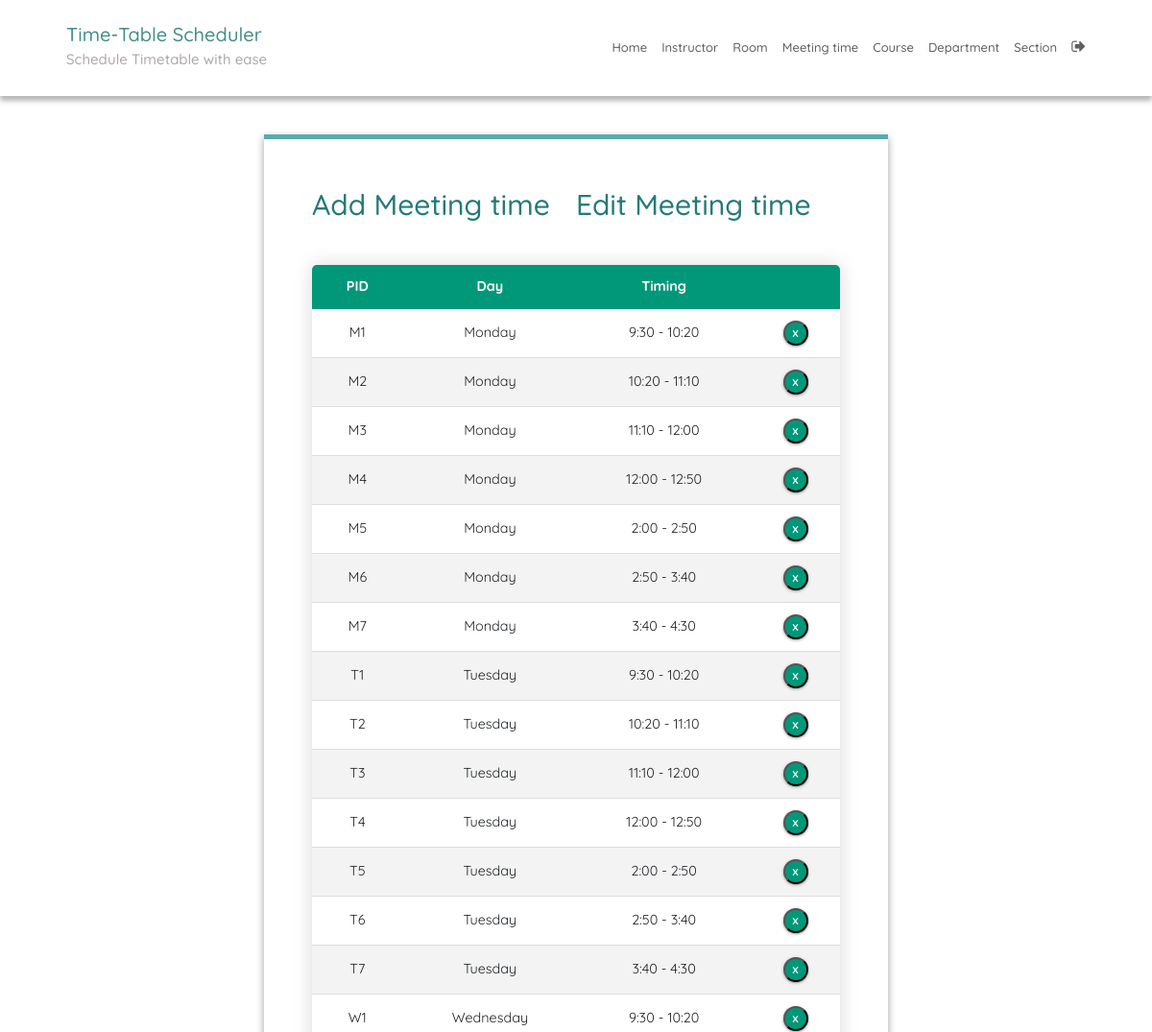
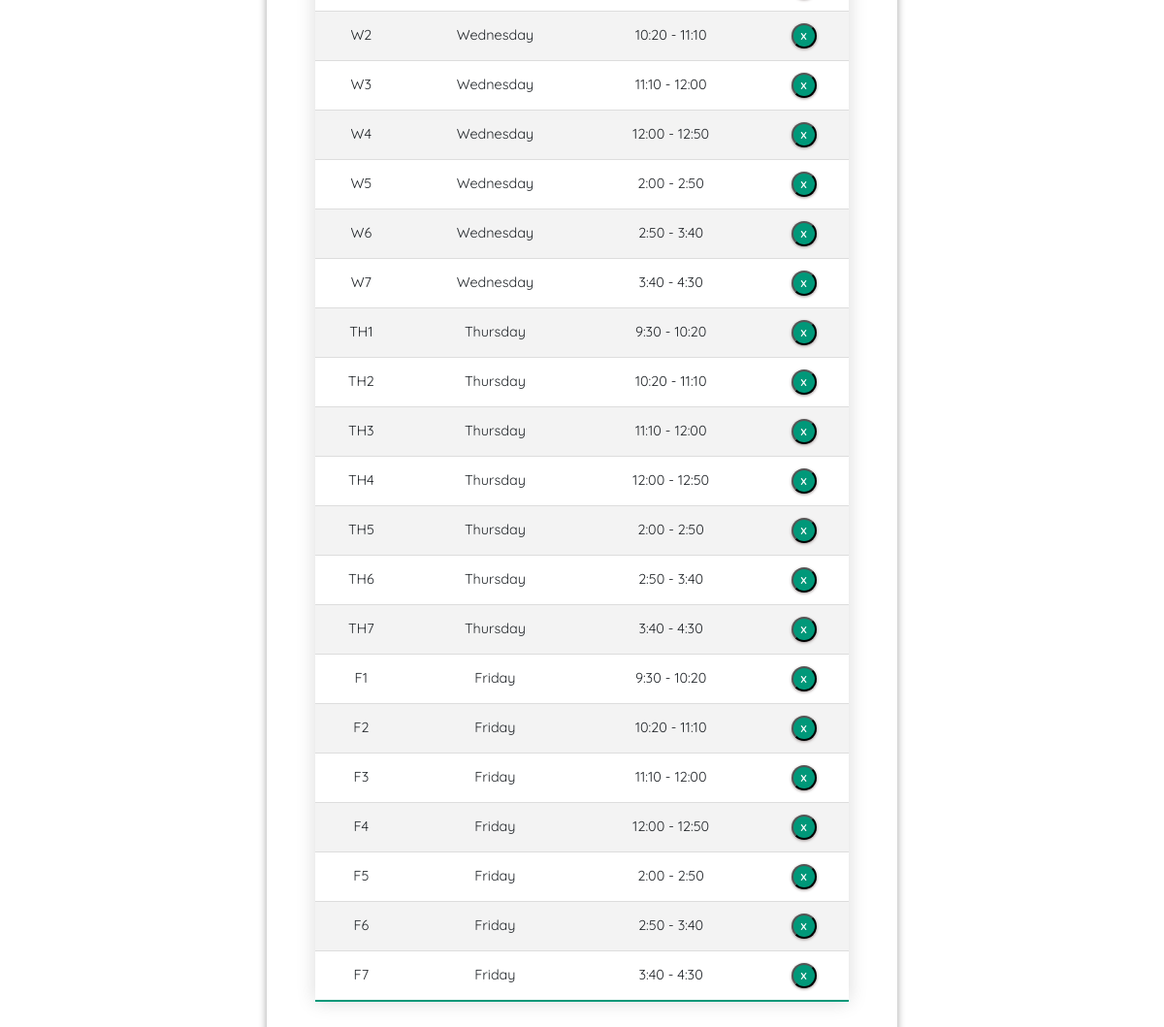
/meetingTimeEdit/ (signed in), run on the app's committed database (2 pictures, top to bottom).
### SchedulerApp/models.py (models this page shows, shortened)
class MeetingTime(models.Model):
    pid = models.CharField(max_length=4, primary_key=True)
    time = models.CharField(max_length=50,
                            choices=TIME_SLOTS,
                            default='11:30 - 12:30')
    day = models.CharField(max_length=15, choices=DAYS_OF_WEEK)

### SchedulerApp/views.py (the view)
# urls.py: path('meetingTimeEdit/', meetingTimeEdit, name='meetingTimeEdit'),
@login_required
def meetingTimeEdit(request):
    context = {'meeting_times': MeetingTime.objects.all()}
    return render(request, 'meetingTimeEdit.html', context)

### SchedulerApp/templatetags/index.py (called while the page is built)
    def render(self, context):
        path = context['request'].path
        for p in self.patterns:
            pValue = template.Variable(p).resolve(context)
            if path == pValue:
                return 'active'
        return ''

### templates/meetingTimeEdit.html (shortened to what this page needs)
{% extends 'base.html' %}
{% block content %}
{% load static %}
<fieldset class="fieldset">
  <div class="tablink">
    <a href="{% url 'meetingTimeAdd'%}">
      <h1 onclick="openPage('new')" id="defaultOpen">Add Meeting time</h1>
    </a>
    <h1 onclick="openPage('edit')" id="link_to_edit">Edit Meeting time</h1>
  </div>
  <div class="tabcontent" id="edit">
    <table class="editTable">
      <thead>
        <tr class="table-headers">
          <th>PID</th>
          <th>Day</th>
          <th>Timing</th>
          <th class="empty"></th>
        </tr>
      </thead>
      <tbody>
        {% for mt in meeting_times %}
        <tr>
          <td>{{mt.pid}}</td>
          <td>{{mt.day}}</td>
          <td>{{mt.time}}</td>
          <td class="empty">
            <form action="{% url 'deletemeetingtime' mt.pid %}" method="post">
              <input type="submit" value="X" class="cross">
            </form>
          </td>
        </tr>
        {% endfor %}
      </tbody>
    </table>
  </div>
</fieldset>
{% endblock %}

### static/CSS/style.css (style rules this page uses)
:root { --green1: #57ACAC; --green2: #38c0b3; --green3: #257a7a; --green4: #0FCD9D; --green5: #01d7a7; --green6: #00BE8E; --green7: #009879; --white: #fff; --grey: #aaa; --dark-grey: #444; --light-grey: #a29999; --lighter-grey: #dddddd; --lightest-grey: #f3f3f3; --box-shadow: #9e9292; }
html { font-size: 100%; box-sizing: border-box; scroll-behavior: smooth; }
html, body { margin: 0; padding: 0; width: 100vw; min-height: 100%; text-rendering: optimizeLegibility; font-family: "Quicksand", sans-serif; font-size: 62.5%; }
body { position: relative; }
a { text-decoration: none; }
fieldset { padding: 50px; border-radius: 0 0 8px 8px; background: transparent; box-shadow: rgba(0, 0, 0, 0.145) 0px 4px 8px, rgba(0, 0, 0, 0.24) 0px 3px 8px; border-top: 5px solid var(--green1); }
.fieldset { min-width: 65rem; font-size: 1.6rem; }
.tablink { display: grid; grid-template-columns: 1fr 1fr; }
.tablink h1 { color: var(--green3); padding-bottom: 2rem; cursor: pointer; font-size: 3rem; }
.tabcontent { display: grid; gap: 3rem; }
.editTable, .timetable { border-collapse: collapse; margin-top: 2rem; font-size: 0.9em; min-width: 40rem; border-radius: 5px 5px 0 0; overflow: hidden; box-shadow: 0 0 20px rgba(0, 0, 0, 0.15); text-align: center; }
.editTable thead tr, .timetable thead tr { background-color: var(--green7); color: var(--white); font-weight: bold; }
.editTable th, .editTable td, .timetable th, .timetable td { padding: 1.2rem 1.5rem; }
.editTable tbody tr, .timetable tbody tr { border-bottom: 1px solid var(--lighter-grey); }
.editTable tbody tr:nth-of-type(even), .timetable tbody tr:nth-of-type(even) { background-color: var(--lightest-grey); }
.editTable tbody tr:last-of-type, .timetable tbody tr:last-of-type { border-bottom: 2px solid var(--green7); }
.empty form { display: flex; justify-content: center; }
.cross { border-radius: 50%; font-size: 1rem; font-weight: bold; box-shadow: 0px 1px 3px 0px var(--box-shadow); padding: 4px; color: var(--white); background-color: var(--green7); cursor: pointer; width: 2.6rem; height: 2.6rem; }

### data on the page
MeetingTime: pid "M1", day "Monday", time "9:30 - 10:20"
MeetingTime: pid "M2", day "Monday", time "10:20 - 11:10"
MeetingTime: pid "M3", day "Monday", time "11:10 - 12:00"
MeetingTime: pid "M4", day "Monday", time "12:00 - 12:50"
MeetingTime: pid "M5", day "Monday", time "2:00 - 2:50"
MeetingTime: pid "M6", day "Monday", time "2:50 - 3:40"
MeetingTime: pid "M7", day "Monday", time "3:40 - 4:30"
MeetingTime: pid "T1", day "Tuesday", time "9:30 - 10:20"
MeetingTime: pid "T2", day "Tuesday", time "10:20 - 11:10"
MeetingTime: pid "T3", day "Tuesday", time "11:10 - 12:00"
MeetingTime: pid "T4", day "Tuesday", time "12:00 - 12:50"
MeetingTime: pid "T5", day "Tuesday", time "2:00 - 2:50"
MeetingTime: pid "T6", day "Tuesday", time "2:50 - 3:40"
MeetingTime: pid "T7", day "Tuesday", time "3:40 - 4:30"
MeetingTime: pid "W1", day "Wednesday", time "9:30 - 10:20"
MeetingTime: pid "W2", day "Wednesday", time "10:20 - 11:10"
MeetingTime: pid "W3", day "Wednesday", time "11:10 - 12:00"
MeetingTime: pid "W4", day "Wednesday", time "12:00 - 12:50"
MeetingTime: pid "W5", day "Wednesday", time "2:00 - 2:50"
MeetingTime: pid "W6", day "Wednesday", time "2:50 - 3:40"
MeetingTime: pid "W7", day "Wednesday", time "3:40 - 4:30"
MeetingTime: pid "TH1", day "Thursday", time "9:30 - 10:20"
MeetingTime: pid "TH2", day "Thursday", time "10:20 - 11:10"
MeetingTime: pid "TH3", day "Thursday", time "11:10 - 12:00"
MeetingTime: pid "TH4", day "Thursday", time "12:00 - 12:50"
MeetingTime: pid "TH5", day "Thursday", time "2:00 - 2:50"
MeetingTime: pid "TH6", day "Thursday", time "2:50 - 3:40"
MeetingTime: pid "TH7", day "Thursday", time "3:40 - 4:30"
MeetingTime: pid "F1", day "Friday", time "9:30 - 10:20"
MeetingTime: pid "F2", day "Friday", time "10:20 - 11:10"
MeetingTime: pid "F3", day "Friday", time "11:10 - 12:00"
MeetingTime: pid "F4", day "Friday", time "12:00 - 12:50"
MeetingTime: pid "F5", day "Friday", time "2:00 - 2:50"
MeetingTime: pid "F6", day "Friday", time "2:50 - 3:40"
MeetingTime: pid "F7", day "Friday", time "3:40 - 4:30"
